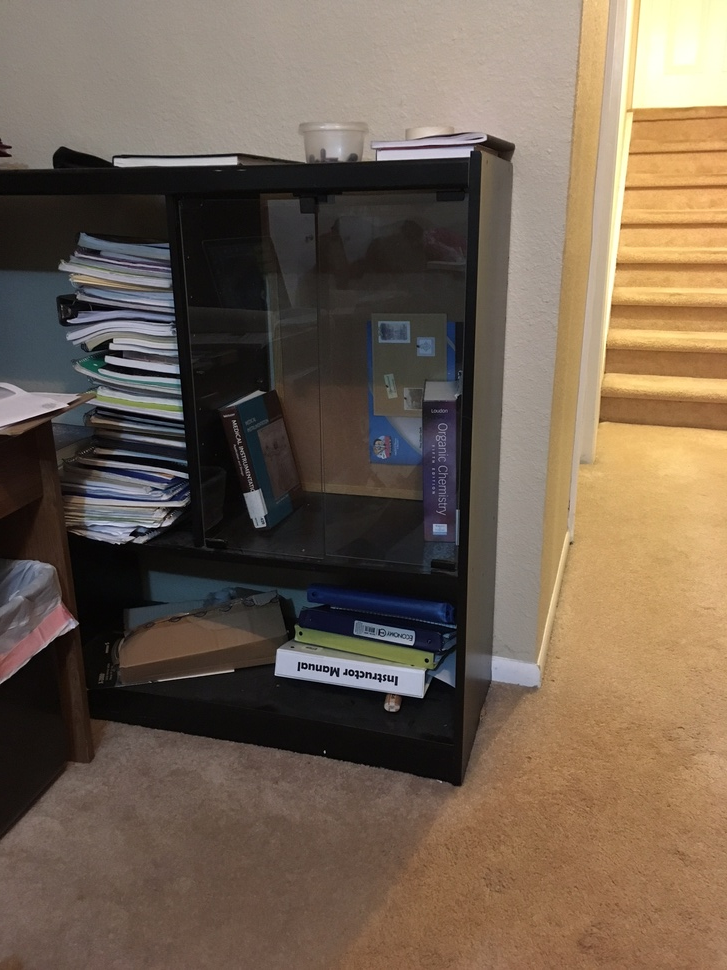
#> input picture CVbook/ch2/pic1.JPG, 727 x 970 px, shrunk from 1512 x 2016 before the run
$ python -i harris.py   (imports and definitions only)
#> lines starting #> are read from the running program, lines starting #| are printed output that depends on the picture
# Page 30 of computer vision with python
# Harris corner detection

from scipy.ndimage import filters
import numpy as np
from matplotlib import pyplot as plt

def compute_harris_response(im,sigma=3):
  """ Compute the Harris corner detectoe response function
      for each pizel in a graylevel image. """

# derivatives
  imx = np.zeros(im.shape)
  filters.gaussian_filter(im, (sigma, sigma), (0,1), imx)
  imy = np.zeros(im.shape)
  filters.gaussian_filter(im, (sigma, sigma), (1,0), imy)

  # compute components of the harris matrix
  Wxx = filters.gaussian_filter(imx*imx,sigma)
  Wxy = filters.gaussian_filter(imx*imy,sigma)
  Wyy = filters.gaussian_filter(imy*imy,sigma)

  # determinant and trace
  Wdet = Wxx*Wyy-Wxy**2
  Wtr = Wxx+Wyy

  return Wdet/Wtr

# [127 lines left out: functions get_harris_points, plot_harris_points, get_descriptors, match, match_twosided, appendimages and 1 more, not called in this run]

>>> import cv2
>>> picture = cv2.imread('pic1.JPG', cv2.IMREAD_GRAYSCALE)
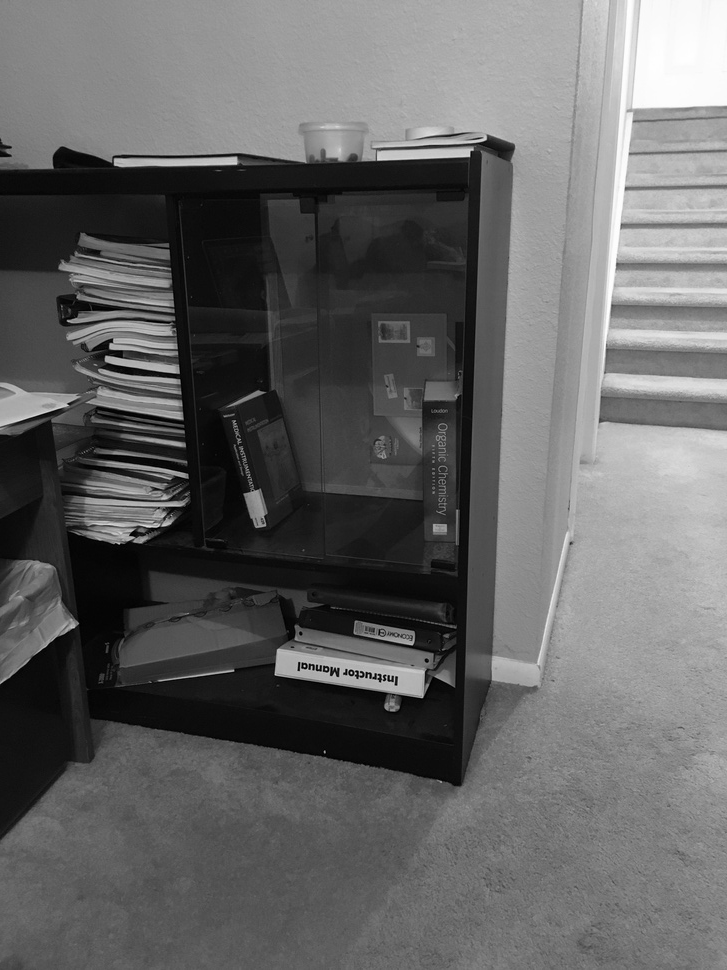
#> picture: shape (970, 727); min 0, max 255, mean 100.6
>>> result = compute_harris_response(picture)
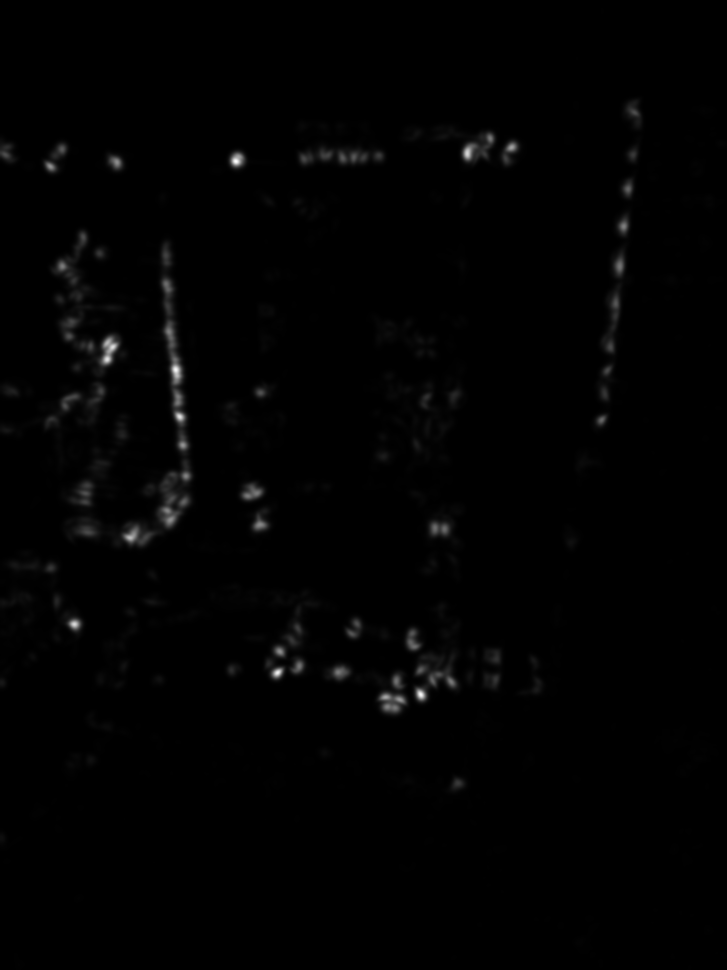
#> result: shape (970, 727) float64; min 2.28e-05, max 38.46, mean 0.3; drawn with min black and max white

$ run again, on CVbook/ch2/pic2.JPG
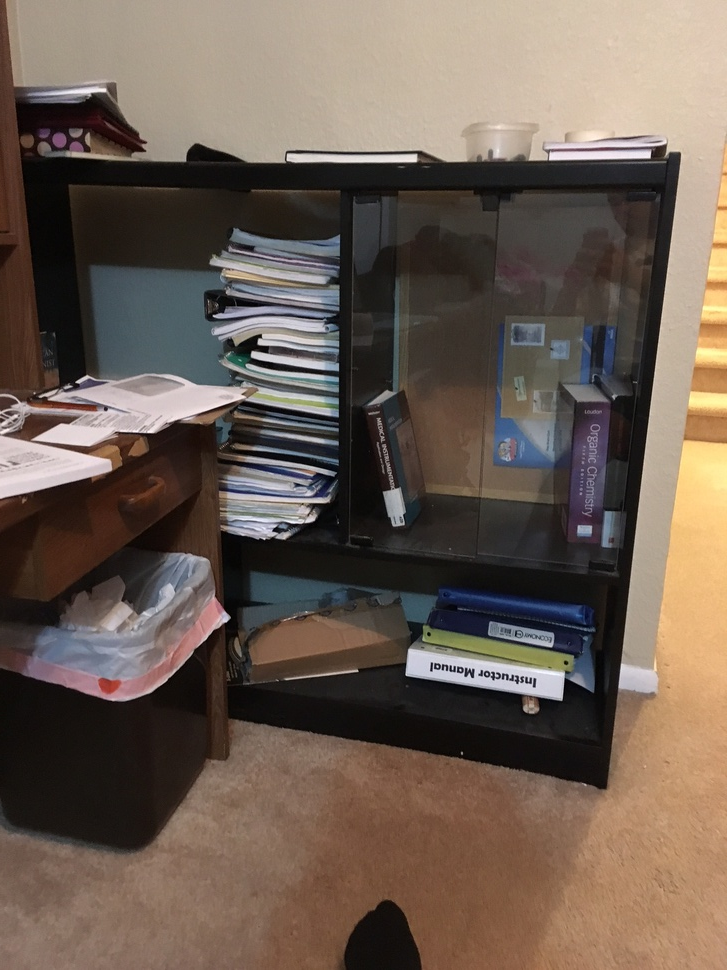
#> input picture CVbook/ch2/pic2.JPG, 727 x 970 px, shrunk from 1512 x 2016 before the run
#> `picture = cv2.imread('pic1.JPG', cv2.IMREAD_GRAYSCALE)`:
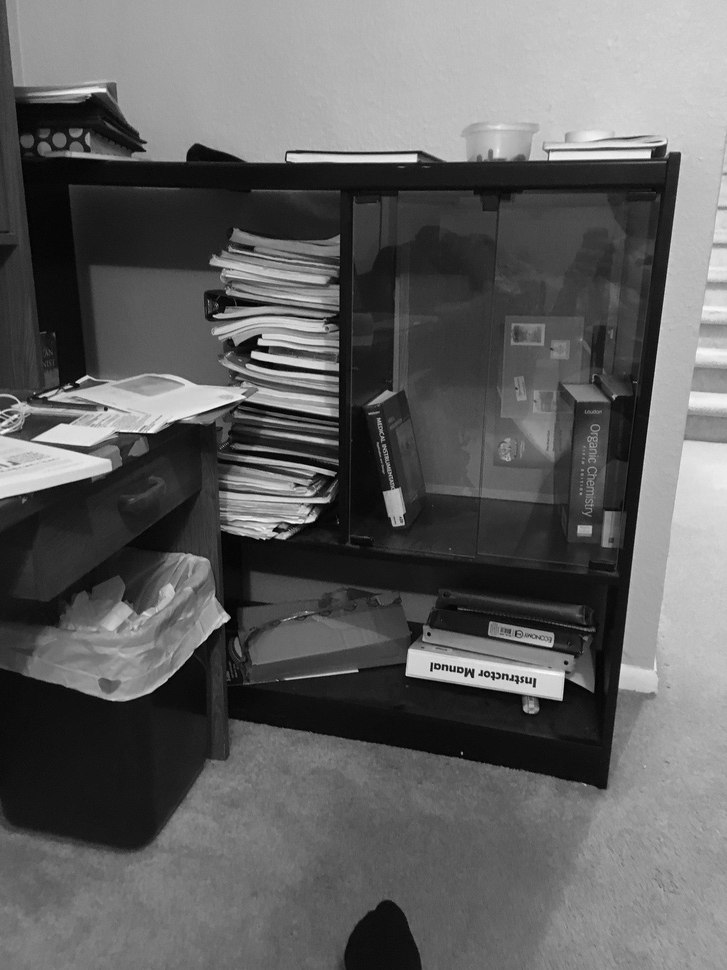
#> picture: shape (970, 727); min 0, max 255, mean 97
#> `result = compute_harris_response(picture)`:
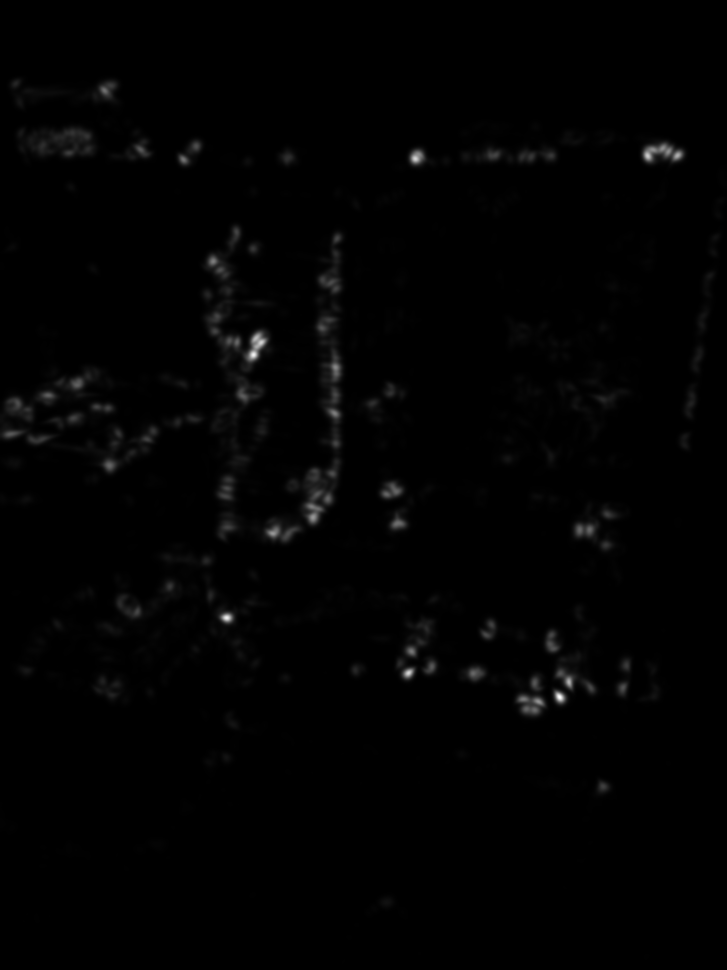
#> result: shape (970, 727) float64; min 4.45e-05, max 60.98, mean 0.6; drawn with min black and max white

$ run again, on CVbook/ch2/105646809.jpg
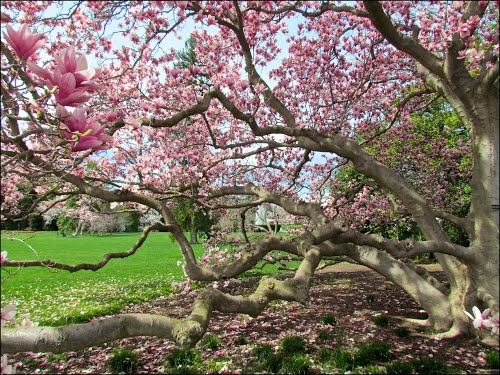
#> input picture CVbook/ch2/105646809.jpg, 500 x 375 px
#> `picture = cv2.imread('pic1.JPG', cv2.IMREAD_GRAYSCALE)`:
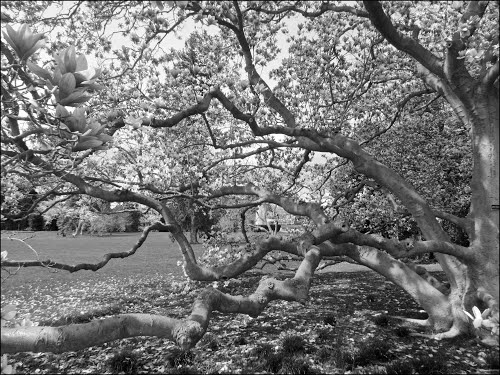
#> picture: shape (375, 500); min 0, max 255, mean 116.7
#> `result = compute_harris_response(picture)`:
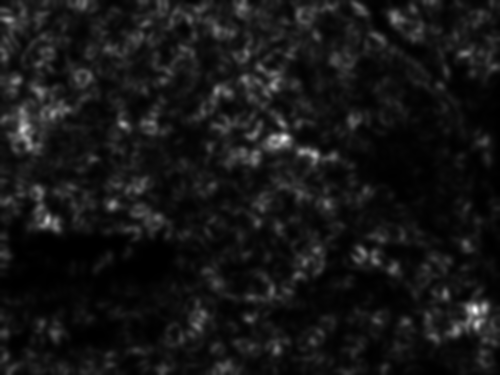
#> result: shape (375, 500) float64; min 0.00606, max 42.77, mean 3.8; drawn with min black and max white
